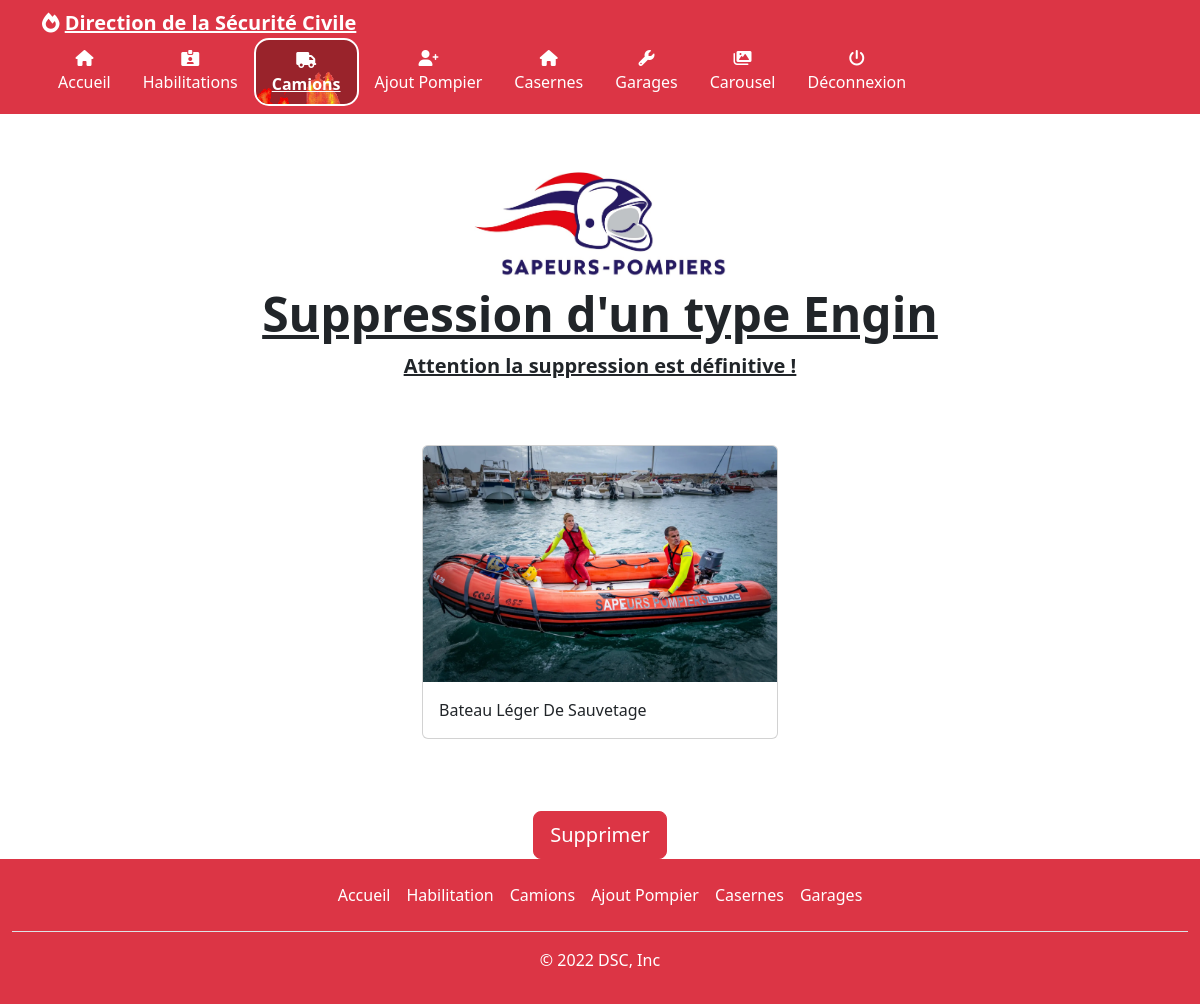
The page /suppTypeEngin.php?id=BLS (signed in) on the database its author committed.
### tables this page shows
CREATE TABLE `typeengin` (
  `idTypeEngin` varchar(4) NOT NULL,
  `LblEngin` varchar(45) DEFAULT NULL,
  `img` varchar(255) NOT NULL
);

### suppTypeEngin.php (the view, shortened to what this page needs)
    <?php
		require_once("./includes/connection.inc.php");
		$id = htmlspecialchars($_GET["id"]);
		require_once("./includes/header.inc.php");
	?>
	<main role="main">
		<?php echo generationEntete("Suppression d'un type Engin", "Attention la suppression est définitive !"); ?>
		<div class="album py-5">
			<div class="container">
				<div class="row justify-content-center">
				<?php
					$req = $db->prepare("SELECT idTypeEngin, LblEngin, img FROM TypeEngin WHERE idTypeEngin = :mid;");
					try {
						$req->execute(array(':mid' => $id));
						$result = $req->fetch();
					} catch(PDOException $e) {
						echo $e->getMessage();
					}
				?>
					<div class="col-md-4">
						<div class="card mb-4 box-shadow">
							<img class="card-img-top" src="images/engins/<?php echo $result["img"]?>" alt="Card image cap">
							<div class="card-body">
								<p class="card-text"> <?php echo ucwords($result["LblEngin"])?> </p>
							</div>
						</div>
					</div>
				</div>
			</div>
		</div>
    </main>
    <div class="container">
		<div class="row">
			<div class="col text-center">
				<a href="suppTypeEngin.php?id=<?php echo($result['idTypeEngin'])?>&image=<?php echo($result['img'])?>&delete=true" type="button" name="delete" class="btn btn-danger btn-lg">Supprimer</a>
			</div>
		</div>
    </div>
	<?php
		include_once("./includes/footer.inc.php");
	?>
	</body>
</html>

### styles/style.css (style rules this page uses)
*, body { box-sizing: border-box; }

### rows shown on the page
typeengin: img (picture), LblEngin "Bateau Léger De Sauvetage"

### other values the page prints
$titre "Suppression d'un type Engin"
$sous_titre "Attention la suppression est définitive !"
